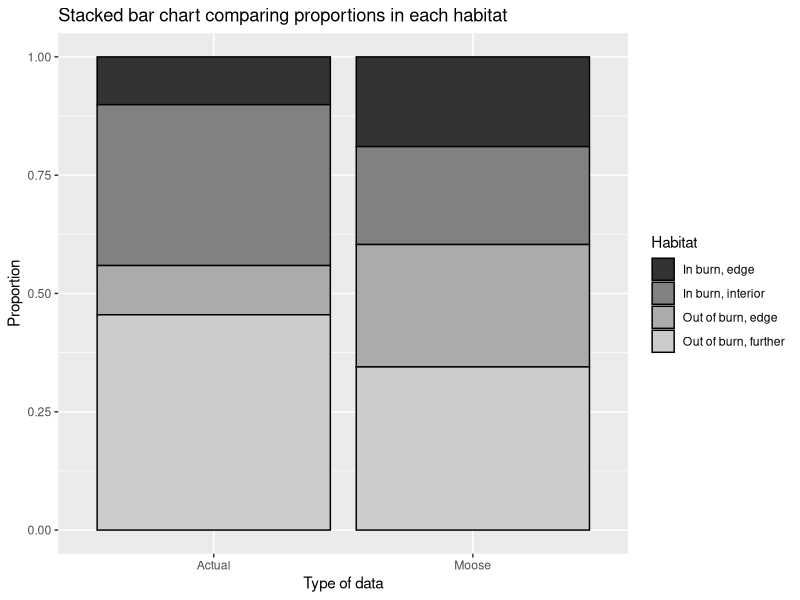
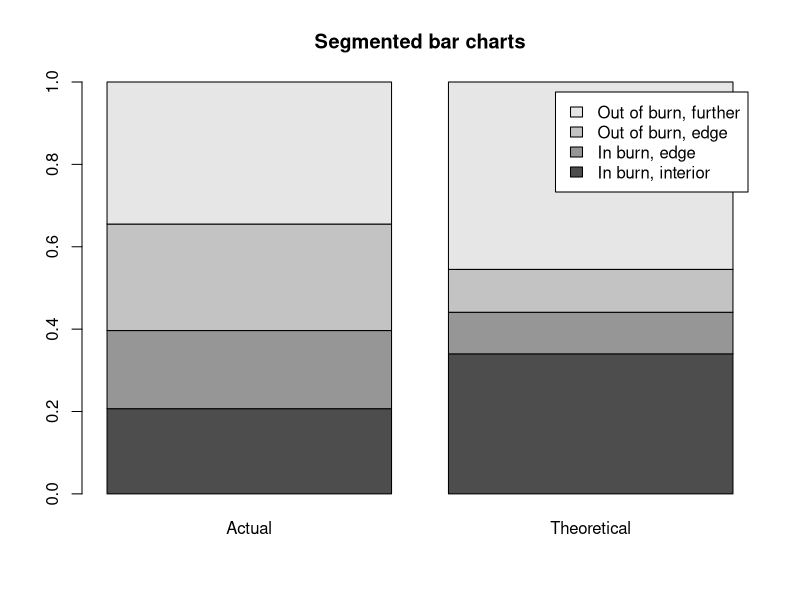
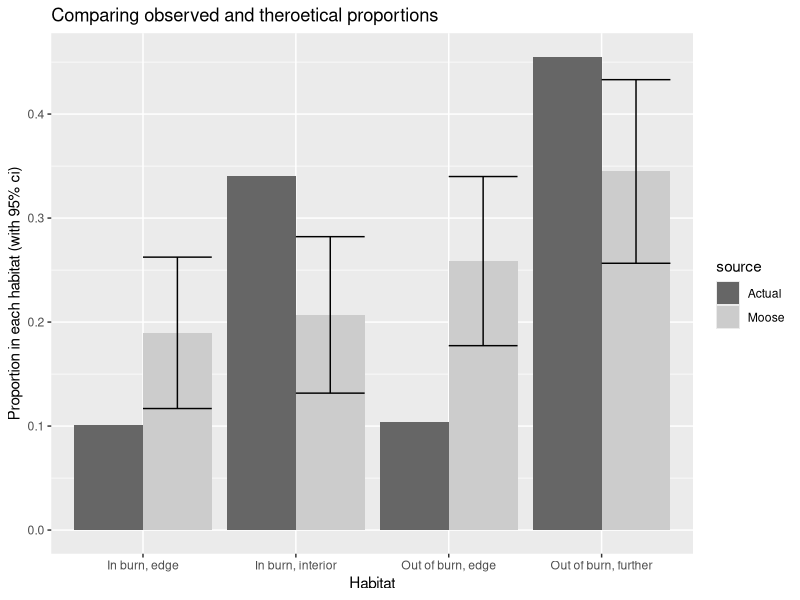
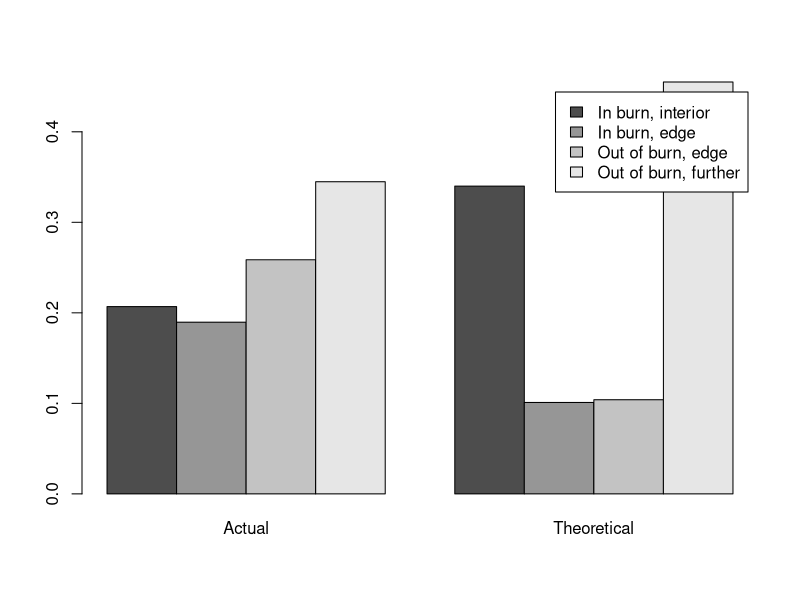
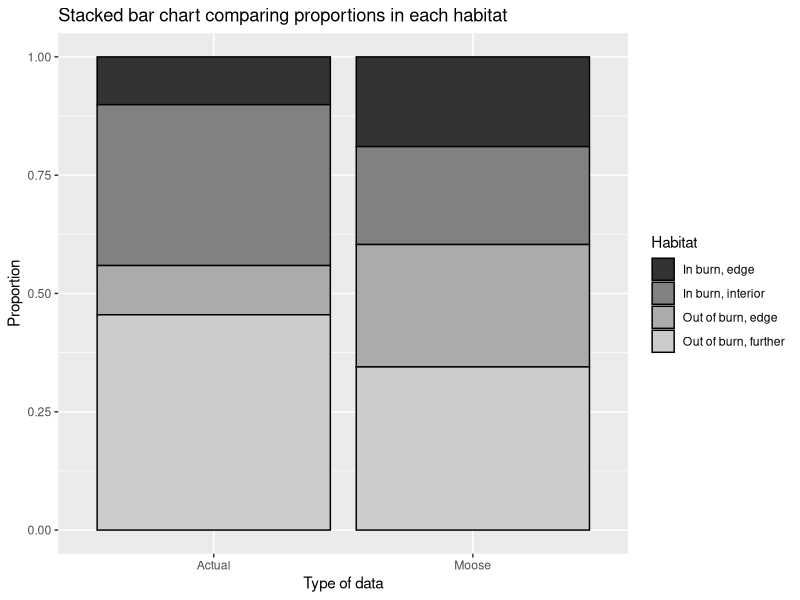
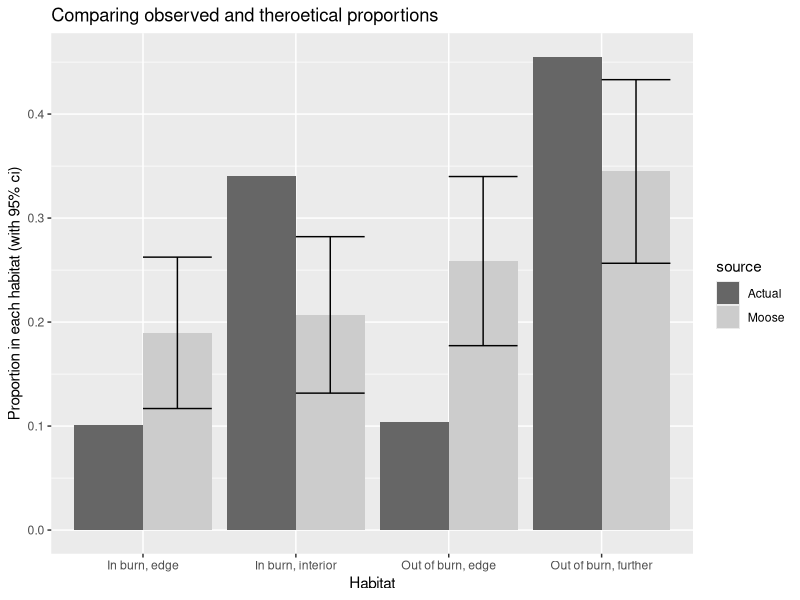

Generate these figures, in order, with R:
# Moose Habitat Selection
# Reading of habitat selection by moose are compared 
# to known areas from the map.
#  Data from Manly's book on Resource Selection Functions.

# 2014-12-19 CJS ggplot; 

# Lines starting in ##***part001b; and ##***part001e; are used
# to bracket portions of the R code for inclusion into my
# course notes and are not normally coded.

options(useFancyQuotes=FALSE) # renders summary output corrects

# load libraries needed
library(ggplot2)
library(plyr)


# Read in the data
sink('moosehabitat-R-001.txt', split=TRUE)
##***part001b;
tracking <- read.csv("moosehabitat.csv", header=TRUE, as.is=TRUE, strip.white=TRUE)
tracking$Habitat <- factor(tracking$Habitat)
tracking
##***part001e;
sink()

str(tracking)

   
     
     
# Compute standard errors for each proportion
# There is no easy way to do this in R other than BFI computations
# Note that the formula for the SE is ONLY valid in simple random sampling

sink('moosehabitat-R-005.txt', split=TRUE)
##***part005b;
total.tracking <- sum(tracking$MooseLocations)
tracking$EstProp <- tracking$MooseLocations/total.tracking
tracking$se <- sqrt(tracking$EstProp *(1-tracking$EstProp)/total.tracking)
tracking$lcl<- tracking$EstProp - 2*tracking$se
tracking$ucl<- tracking$EstProp + 2*tracking$se
tracking
##***part005e;
sink()


# Make a segmented bar chart comparing the observed and actual proportions

##***part004b;
# Convert from wide to long format for plotting purposes

tracking.moose <- data.frame(source="Moose", Habitat=tracking$Habitat, prop=tracking$EstProp, tracking[,c("se","lcl","ucl")])
tracking.map   <- data.frame(source="Actual",Habitat=tracking$Habitat, prop=tracking$RealProp)
tracking.long  <- rbind.fill(tracking.moose, tracking.map) 
tracking.long  <- tracking.long[ order(tracking.long$source, tracking.long$Habitat),]

segbar <- ggplot(data=tracking.long, aes(x=source, y=prop, fill=Habitat ))+
  ggtitle("Stacked bar chart comparing proportions in each habitat")+
  xlab("Type of data")+ylab("Proportion")+
  geom_bar(stat="identity", color="black")+
  scale_fill_grey()
segbar
##***part004e;

ggsave(plot=segbar, file='moosehabitat-R-004.png', h=4, w=6, units="in", dpi=300)
  
# Using base R graphics
barplot(cbind(tracking$MooseLocations/sum(tracking$MooseLocations),tracking$RealProp),
        legend=tracking$Habitat, 
        names.arg=c("Actual","Theoretical"),
        main='Segmented bar charts')


# Create side-by-side bar charts
##***part003b;
barplot <- ggplot(data=tracking.long, aes(x=Habitat, y=prop, fill=source))+
  ggtitle("Comparing observed and theroetical proportions")+
  ylab("Proportion in each habitat (with 95% ci)")+
  geom_bar(stat="identity", position="dodge")+
  geom_errorbar(aes(ymin=lcl, ymax=ucl), w=0.2, position=position_dodge(w=0.9))+
  scale_fill_grey(start=0.4, end=0.8)
barplot
##***part003e;

ggsave(plot=barplot, file="moosehabitat-R-003.png", h=4, w=6, units="in", dpi=300)

# Using Base-R graphics 
# You could add confidence intervals for each segment using the segments() function.
barplot(cbind(tracking$MooseLocations/sum(tracking$MooseLocations),tracking$RealProp),
        legend=tracking$Habitat, 
        names.arg=c("Actual","Theoretical"),
        beside=TRUE)



# Do the formal chisquare goodness of fit test
sink('moosehabitat-R-006.txt', split=TRUE)
##***part006b;
hab.test <- chisq.test(tracking$MooseLocations, p=tracking$RealProp)
hab.test

# There is no built-in G2 test in R, but is easily computed
# once you have the observed and expected counts from the chi-square test above
# The df is the same as the chi-square test
g2.test <- with(hab.test,2*sum(observed * log(observed/expected), na.rm=TRUE))
g2.pvalue <- 1-pchisq(g2.test,hab.test$parameter)
cat("G2 test for independence: ", round(g2.test,2),' with ', hab.test$parameter," df ",
    ' with p-value ',round(g2.pvalue,3),'\n\n')
##***part006e;
sink()
